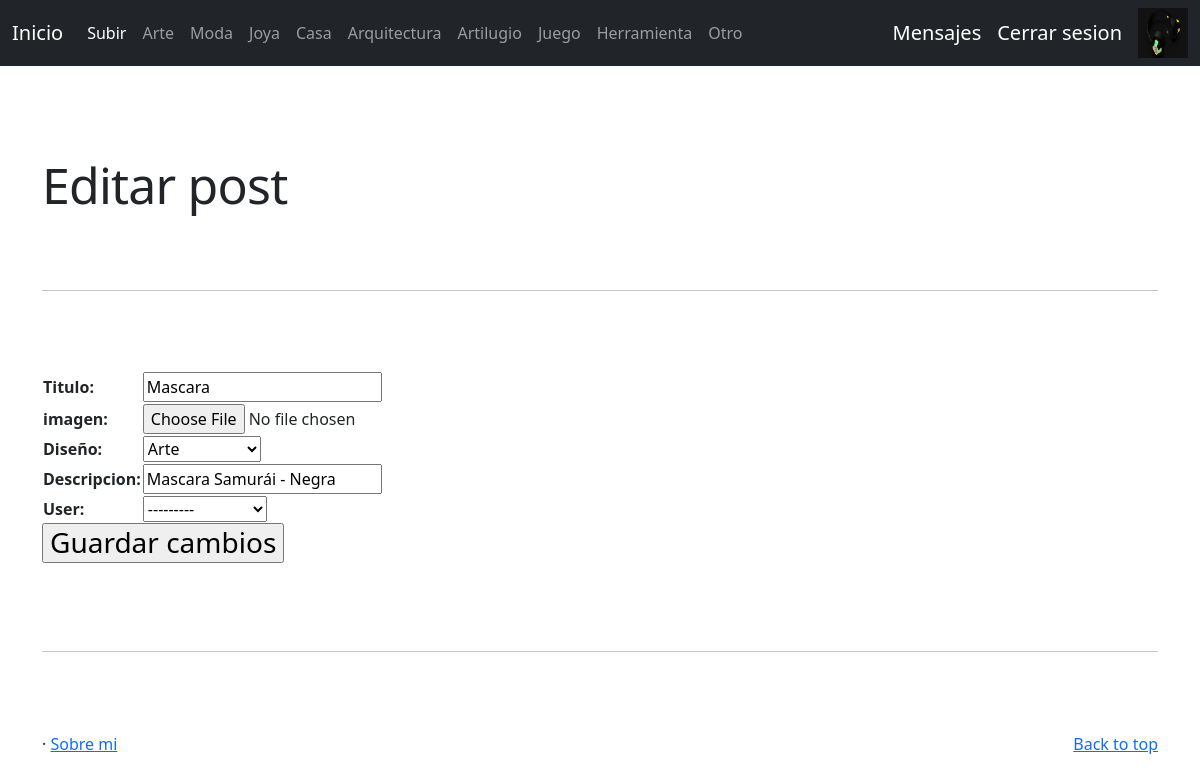
The app's page /Base/editarModelo/2 (signed in) with its own data.
### Base/models.py (models this page shows, shortened)
class Modelo(models.Model):
    diseñoSelect =(
    ('arte','Arte'),
    ('moda','Moda'),
    ('joya','Joya'),
    ('casa','Casa'),
    ('arquitectura','Arquitectura'),
    ('artilugio','Artilugio'),
    ('juego','Juego'),
    ('herramienta','Herramienta'),
    ('otro','Otro'),
    )
    titulo = models.CharField(max_length=100)
    imagen = models.ImageField(upload_to="post", null=True, blank=True)
    diseño = models.CharField(max_length=20, null=False, blank=False, choices=diseñoSelect)
    descripcion = models.CharField(max_length=500)
    fechaPost = models.DateTimeField(auto_now_add=True)
    user = models.ForeignKey(User, on_delete=models.CASCADE)

### Base/views.py (the view)
# urls.py: path("editarModelo/<id>", editarModelo, name="editarModelo"),
@login_required
def editarModelo(request, id):
    modelo=Modelo.objects.get(id=id)
    if request.method == "POST":
        form = ModeloForm(request.POST, request.FILES)
        if form.is_valid():
            modeloViejo=modelo
            modeloViejo.delete()
            form.save()
            modelos = Modelo.objects.all()
            form=ModeloForm()
            return render(request, "carga.html", {"modelos":modelos, "mensaje": "Editado correctamente", "form": form, "avatar": obtenerAvatar(request)})
        pass
    else:
        formulary= ModeloForm(initial={"titulo":modelo.titulo, "diseño":modelo.diseño, "descripcion":modelo.descripcion, "fechaPost":modelo.fechaPost})
        return render(request, "modeloform.html", {"form": formulary, "modelo": modelo, "avatar": obtenerAvatar(request)})

### Base/forms.py
class ModeloForm(forms.ModelForm):
    imagen = forms.ImageField(label="imagen")
    class Meta:
        model = Modelo
        fields = ('titulo', 'imagen', 'diseño', 'descripcion', 'user')

### Base/views.py (called while the page is built)
def obtenerAvatar(request):
    avatares=Avatar.objects.filter(user=request.user.id)
    if len(avatares)!=0:
        return avatares[0].image.url
    else:
        return "/media/avatar/default.png"

### Base/templates/modeloform.html (shortened to what this page needs)
{% extends "index.html" %}
{% load static %}
{% block contenido_que_cambia %}
<h2 class="featurette-heading fw-normal lh-1">Editar post</h2>
<hr class="featurette-divider">
  <div class="row featurette">
    <div class="col-md-7">
      <form action="{% url 'editarModelo' modelo.id %}" method="POST" enctype="multipart/form-data">
        <table>
          {{ form }}
        </table>
        <h3>
          <input type="submit" value="Guardar cambios">
        </h3>
      </form>
    </div>
  </div>
<hr class="featurette-divider">
{% endblock %}

### Base/static/css/carousel.css (style rules this page uses)
body { padding-top: 3rem; padding-bottom: 3rem; color: rgb(var(--bs-tertiary-color-rgb)); }
.featurette-divider { margin: 5rem 0; }
.featurette-heading { letter-spacing: -.05rem; }
@media (min-width: 40em) { .featurette-heading { font-size: 50px; } }
@media (min-width: 62em) { .featurette-heading { margin-top: 7rem; } }

### records on screen
Modelo: titulo "Mascara", diseño "Arte", descripcion "Mascara Samurái - Negra", user "---------"
